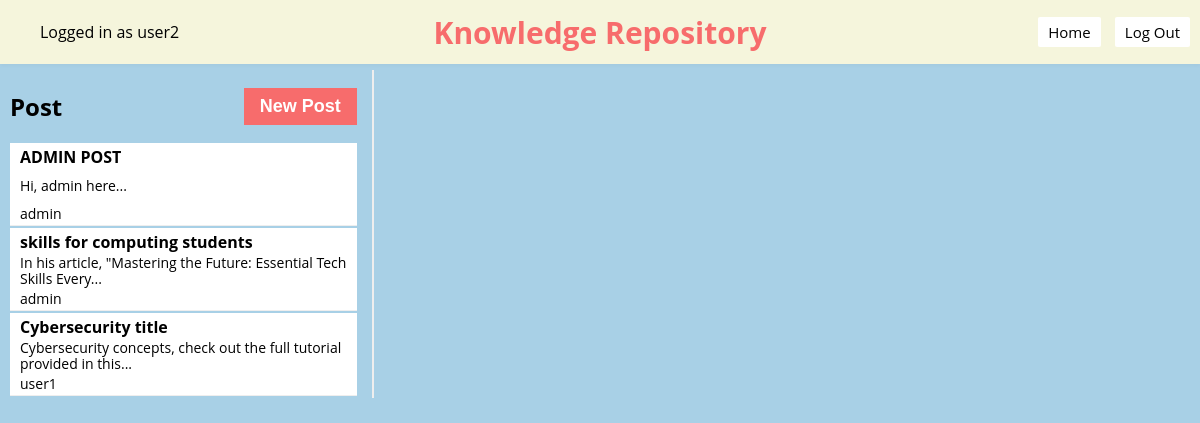
Page /knowledge-repository/9 (signed in) on the earlier database version.
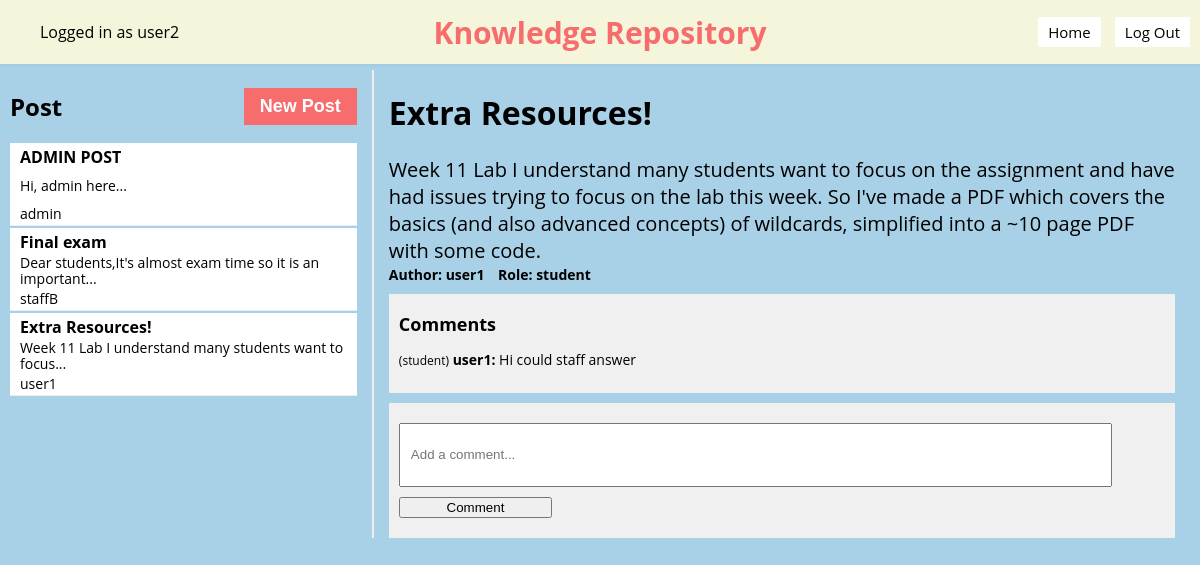
Same page on the later database version.
### models.py (models this page shows)
class Base(DeclarativeBase):
    pass

class Article(Base):
    __tablename__ = "article"
    id: Mapped[int] = mapped_column(Integer, primary_key=True)
    title: Mapped[str] = mapped_column(String(100), nullable=False)
    content: Mapped[str] = mapped_column(Text, nullable=False)
    author_id: Mapped[int] = mapped_column(Integer, ForeignKey('user.username'), nullable=False)
    comments = relationship('Comment', backref='article', lazy='dynamic')
    user = relationship("User", foreign_keys=[author_id])

class Comment(Base):
    __tablename__ = "comment"
    id: Mapped[int] = mapped_column(Integer, primary_key=True)
    content: Mapped[str] = mapped_column(Text, nullable=False)
    article_id: Mapped[int] = mapped_column(Integer, ForeignKey('article.id'), nullable=False)
    author_id: Mapped[int] = mapped_column(Integer, ForeignKey('user.username'), nullable=False)
    author_role: Mapped[RoleType] = mapped_column(Enum(RoleType), nullable=False)
    user = relationship("User", foreign_keys=[author_id])

### app.py (the view)
@app.route("/knowledge-repository", defaults={'article_id': None})
@app.route("/knowledge-repository/<int:article_id>")
def knowledge_repository(article_id):
    username = session.get("username")
    if username is None:
        return redirect(url_for('login'))  # Redirect to login page
    articles = db.get_all_articles()
    selected_article = db.get_article(article_id) if article_id else None
    user = db.get_user(username)
    user_role = user.role.name if hasattr(user.role, 'name') else str(user.role)
    if selected_article:
        comments = db.get_comments(selected_article.id)
    else:
        comments = []
    if selected_article != None:
        author_role = db.get_user_role(selected_article.author_id)
    else:
        author_role = "student"
    return render_template('knowledge_repository.jinja', username=username, articles=articles, selected_article=selected_article, author_role=author_role, user_role=user_role, comments=comments)

### app.py (called while the page is built)
def csp_policy_string(policy_dict):
    return "; ".join([f"{key} {' '.join(val) if isinstance(val, list) else val}" for key, val in policy_dict.items()])

@app.after_request
def apply_csp(response):
    policy = {
    "default-src": "'self'",
    "script-src": [
        "'self'",
        "https://cdnjs.cloudflare.com",  # Allow scripts from CDN for Crypto-JS
        "https://cdn.jsdelivr.net",
        "'unsafe-inline'"
    ],
    "style-src": "'self' 'unsafe-inline'",  # Allows inline styles;
    "img-src": "'self'",
    "connect-src": "'self'",  # Restricts the URLs which can be loaded using script interfaces
    "font-src": "'self'",  # Fonts loading
    "object-src": "'none'",  # Prevents object, embed, and applet elements from rendering
    "frame-ancestors": "'none'"  # Protects against clickjacking
}
    response.headers['Content-Security-Policy'] = csp_policy_string(policy)
    return response

### db.py (called while the page is built)
def get_user(username: str):
    with Session(engine) as session:
        return session.get(User, username)

def get_all_articles():
    with Session(engine) as session:
        articles = session.query(Article).all()
        return articles

### templates/knowledge_repository.jinja (shortened to what this page needs)
{% extends 'base.jinja' %}
{% block content %}
<nav style="padding: 2px 0; overflow: auto;">
    <div style="float: left;">
        <ul>
            <li class="username" style="display: inline-block;">Logged in as {{ username }}</li>
        </ul>
    </div>
        <div style="text-align: center; position: absolute; left: 50%; transform: translateX(-50%);">
        <h1 style="margin: 0; font-size: 30px; color: #F76C6c; ">Knowledge Repository</h1>
    </div>
    <div style="float: right;">
        <ul>
            <li style="display: inline-block;"><button onclick="location.href='{{ url_for('home') }}'">Home</button></li>
            <button onclick="confirmLogout()">Log Out</button>
        </ul>
    </div>
</nav>
<div class="container">
    <div class="sidebar">
        <div class="sidebar-header">
            <h2>Post</h2>
            <button class="new-article" id="newArticleBtn">New Post</button>
        </div>
        {% for article in articles %}
            <div class="article-preview" onclick="location.href='{{ url_for('knowledge_repository', article_id=article.id) }}'">
                <h3 id="sidebar-title-{{ article.id }}">{{ article.title }}</h3>
                <p id="sidebar-content-{{ article.id }}" style="font-size: 14px; color: black; margin: 1px 0;">{{ article.content.split()[:10]|join(' ') }}...</p>
                <p style="font-size: 14px; color: black;margin: 1px 0;">{{ article.author_id }}</p>
            </div>
        {% endfor %}
        </div>
        <div class="main-content">
            {% if selected_article %}
            <h1 id="article-title-{{ selected_article.id }}">{{ selected_article.title }}</h1>
            <p id="article-content-{{ selected_article.id }}" style="font-size: 20px; color: black; ; margin: 1px 0;">{{ selected_article.content }}</p>
            <p style="margin-top:5px; font-size: 14px; color: black; margin: 1px 0;font-weight: 680;">
                <span style="padding-right: 10px;">Author: {{ selected_article.author_id}}</span>
                <span style="padding-right: 10px;"> Role: {{ author_role }}</span>
            </p>
            <div class="comments">
            <h3>Comments</h3>
            {% for comment in comments %}
                <div class="comment">
                    <p>
                    <span class="comment-role">({{ comment.author_role.value }})</span>
                    <span class="comment-author">{{ comment.author_id }}:</span>
                    <span class="comment-content">{{ comment.content }}</span>
                    </p>
                </div>
                {% else %}
                <p>No comments yet.</p>
                {% endfor %}
            </div>
            <div class="comments">
                <form id="comment-form" data-article-id="{{ selected_article.id }}">
                    <input type="text" name="content" placeholder="Add a comment..." required>
                    <button type="submit">Comment</button>
                </form>
            </div>
            {% endif %}
        </div>
    </div>
{% endblock %}

Differences in the rows shown:
removed Article: title "skills for computing students", content.split "In his article, \"Mastering the Future: Essential Tech Skills Every", author_id "admin"
removed Article: title "Cybersecurity title", content.split "Cybersecurity concepts, check out the full tutorial provided in this", author_id "user1"
added Article: title "Final exam", content.split "Dear students,It's almost exam time so it is an important", author_id "staffB"
added Article: title "Extra Resources!", content.split "Week 11 Lab I understand many students want to focus", author_id "user1", content "Week 11 Lab I understand many students want to focus on the assignment and have had issues trying to focus on the lab this week. So I've made a PDF which covers the basics (and also advanced concepts) of wildcards, simplified into a ~10 page PDF with some code."
now on this page (row edited): Comment: author_role.value "student", author_id "user1", content "Hi could staff answer"
Other differences:
{{ author_role }}: (not shown) → "student"
text now shown: "Author: Role: Comments Comment"
